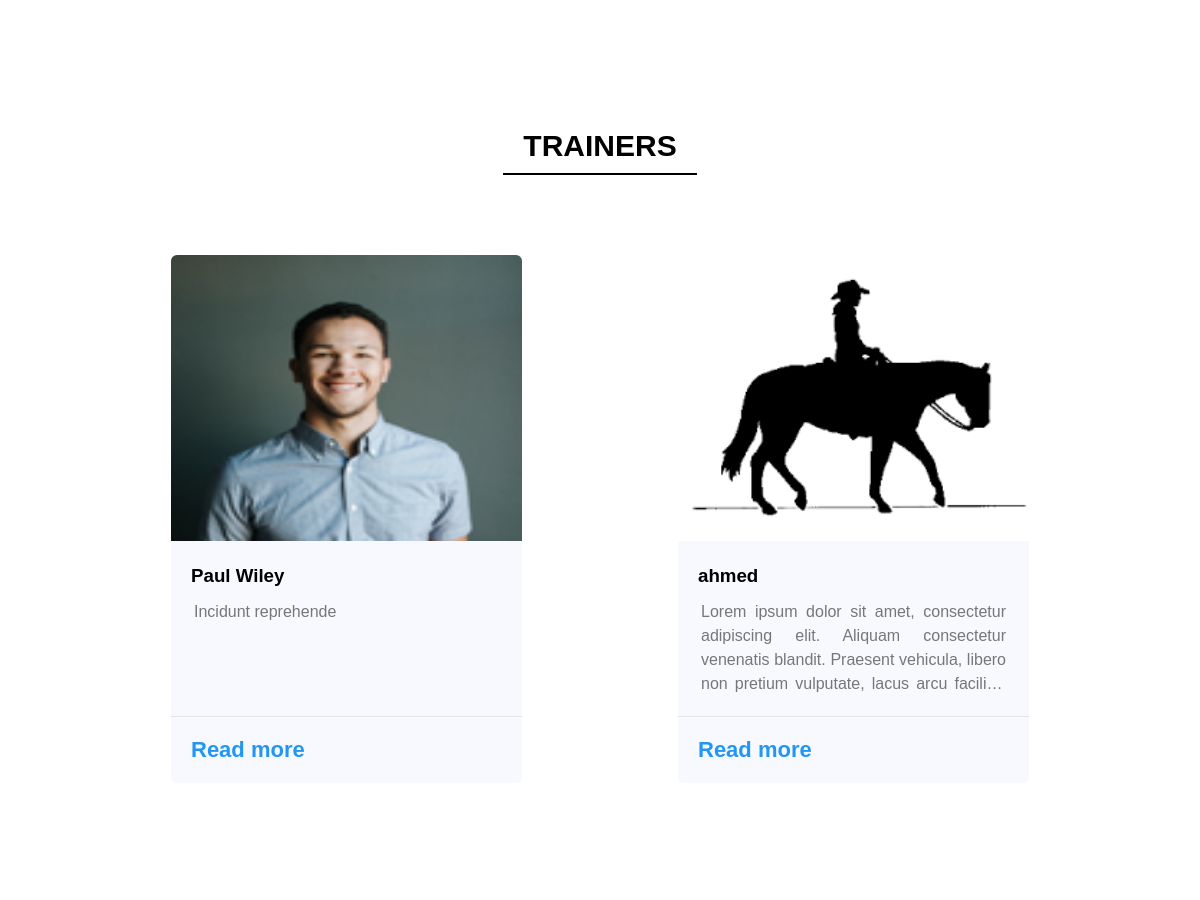
Before: / (middle part) with the older database file.
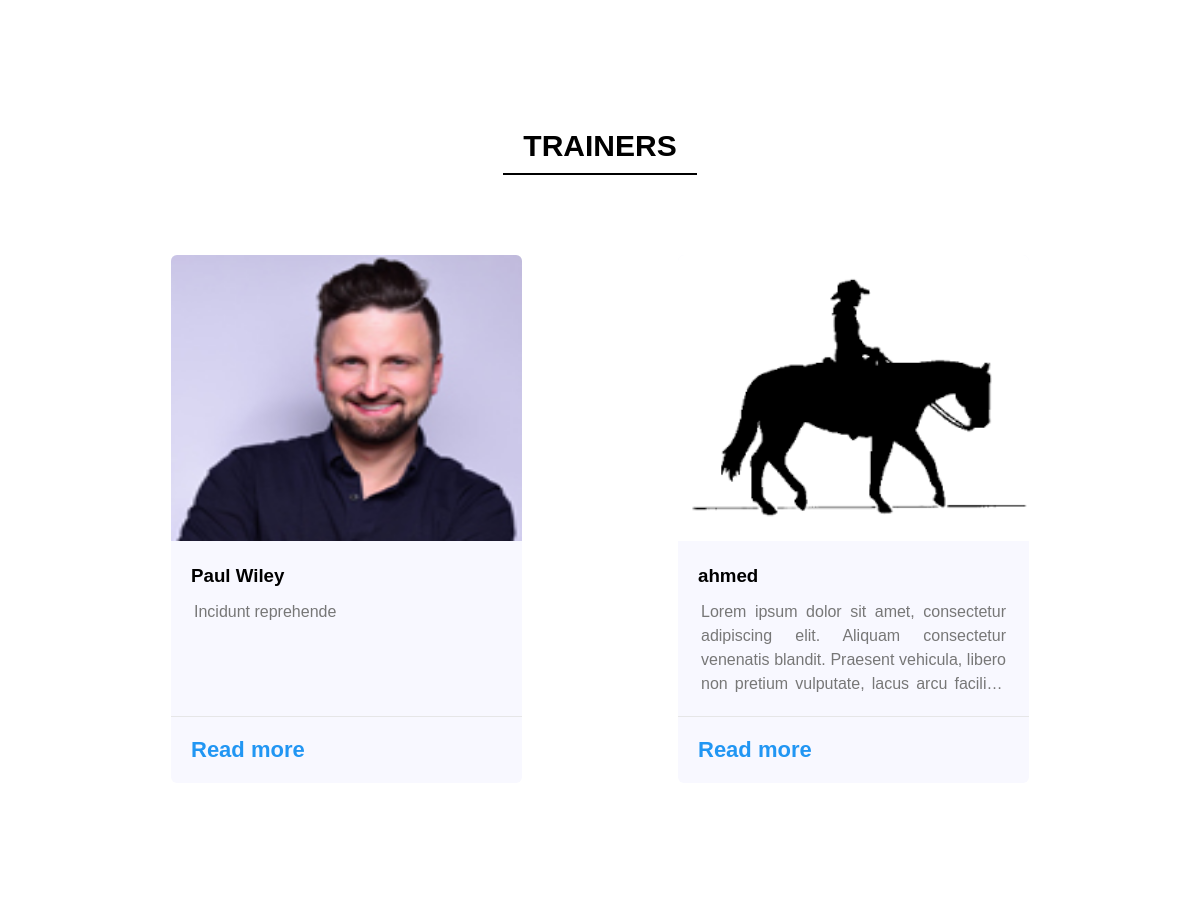
After: the same page with the newer database file.
### tables this page shows
CREATE TABLE `trainers` (
  `id` int(11) NOT NULL,
  `name` varchar(50) NOT NULL,
  `description` text NOT NULL,
  `address` text NOT NULL,
  `email` varchar(50) NOT NULL,
  `phone` varchar(15) NOT NULL,
  `password` text NOT NULL,
  `photo` text DEFAULT NULL,
  `specialization` text NOT NULL
);

### init.php (called while the page is built, shortened)
<?php
$cont = "controllers/";
$css = "assets/css/";
$imgs = "assets/images/";
$files = "files/";

### models/connect.php (called while the page is built)
<?php
class DB {
    protected $dsn,$user,$pass,$option;
    public function __construct()
    {
        $this->dsn = 'mysql:host=localhost;dbname=horses';
        $this->user = 'root';
        $this->pass = '';
    }
    public function connect() {
        try {
            $con = new PDO($this->dsn, $this->user, $this->pass);
            $con->setAttribute(PDO::ATTR_ERRMODE, PDO::ERRMODE_EXCEPTION);
            return $con;
        }
        catch(PDOException $e) {
            header('Location: ../errors/databaseclosed.php');
            exit();
        }
    }
}

### controllers/HomeController.php (called while the page is built, shortened)
<?php
class HomeController {
    public static function home() {
        include_once('models/Trainer.php');
        $doctor = new Doctor();
        $trainer = new Trainer();
        $product = new Product();
        $doctors = $doctor->getDoctors('*','doctors','id');
        $trainers = $trainer->getTrainers('*','trainers','id');
        $products = $product->getProducts('*','products','id');
        return ['doctors'=>$doctors,'trainers'=>$trainers,'products'=>$products];
    }
}

### models/Trainer.php (called while the page is built, shortened)
<?php
include_once('connect.php');
class Trainer extends DB{
    protected $con;
    public function __construct()
    {
        $db=new DB();
        $this->con = $db->connect();
    }
    public function getTrainers($select, $table, $order) {
        $statment = $this->con->prepare("SELECT $select FROM $table ORDER BY $order DESC");
		$statment->execute();
		$rows = $statment->fetchAll(PDO::FETCH_ASSOC);
		return $rows;
	}
}

### index.php (the view, shortened to what this page needs)
<?php
    include('init.php');
    include($inc.'header.php');
    include_once('controllers/HomeController.php');
    $data = HomeController::home();
    extract($data);
?>
      <div class="cards" id="doctors">
        <div class="container">
        </div>
      </div>
      <div class="cards" id="trainers">
      <?php
            if($trainers)
                echo '<h2 class="title">trainers</h2>';
            else
                echo '<h2 class="title" style="border:none;">trainers Not Found </h2>';
        ?>
        <div class="container">
        <?php foreach($trainers as $t)  { ?>
          <div class="box">
              <?php if($t['photo']  == null ) {?>
                <img src="<?php echo $imgs.'horse-trainer.png'?>" alt="trainer photo" >
              <?php }else{ ?>
                <img src="<?php echo $files.'trainers/'.$t['id'].'/'.$t['photo'] ?>" alt="trainer photo">
              <?php }?>
            <div class="content">
              <h3><?php echo $t['name'] ?></h3>
              <p class="text-overflow"><?php echo nl2br($t['description']) ?></p>
            </div>
            <div class="info">
            <?php   echo '<a class="button" href="'.$cont.'Controller.php?do=showTrainer&id='.$t['id'].'">Read more</a>' ?>
            </div>
          </div>
          <?php }?>
        </div>
      </div>
      <div class="product" id="products">
      </div>
<?php
    include($inc.'footer.php');

### incs/header.php (shortened to what this page needs)
<!DOCTYPE html>
<html>
	<head>
    <link rel="stylesheet" href="<?php echo $css?>style.css" />
	</head>
	<body>

### incs/footer.php (shortened to what this page needs)
	</body>
</html>

### assets/css/style.css (style rules this page uses)
html { scroll-behavior: smooth; }
body { margin: 0; padding: 0; font-family: sans-serif; }
.text-overflow { overflow: hidden; text-overflow: ellipsis; display: -webkit-box; height: 93px; text-align: justify; font-size: 16px; -webkit-line-clamp: 4; -webkit-box-orient: vertical; padding: 3px; }
.container { padding-left: 15px; padding-right: 15px; margin-left: auto; margin-right: auto; }
.title { text-transform: uppercase; margin: 0 auto 80px; border-bottom: 2px double black; padding: 10px 20px; font-size: 30px; width: fit-content; position: relative; z-index: 1; }
.cards { padding-top: 100px; position: relative; }
.cards .container { display: flex; flex-wrap: wrap; justify-content: space-evenly; }
.cards .box { margin-bottom: 20px; background-color: ghostwhite; width: 30%; border-radius: 6px; overflow: hidden; }
.cards .box img { width: 100%; height: 286px; max-width: 100%; }
.cards .box .content { padding: 20px; }
.cards .box .content h3 { margin: 0; }
.cards .box .content p { margin: 10px 0 0; line-height: 1.5; color: #777; }
.cards .box .info { padding: 20px; border-top: 1px solid #e6e6e7; display: flex; justify-content: space-between; align-items: center; }
.cards .box .info a { color: #2196f3; font-weight: bold; text-decoration: none; }
.product { padding-top: 100px; padding-bottom: 100px; position: relative; }
.box a,.box_a ,.component-details a , .button.make_review { display: block; border: 3px solid black; width: fit-content; margin: 30px auto 30px; font-weight: bold; font-size: 22px; padding: 10px 30px; border-radius: 6px; color: black; text-decoration: none; cursor: pointer; }
.cards#trainers .box a , .cards#doctors .box a { border:none; margin: 0; padding: 0; border-radius: 0; -webkit-border-radius: 0; -moz-border-radius: 0; -ms-border-radius: 0; -o-border-radius: 0; }

Changed rows visible on the page:
changed trainers "Paul Wiley": photo: a different picture
